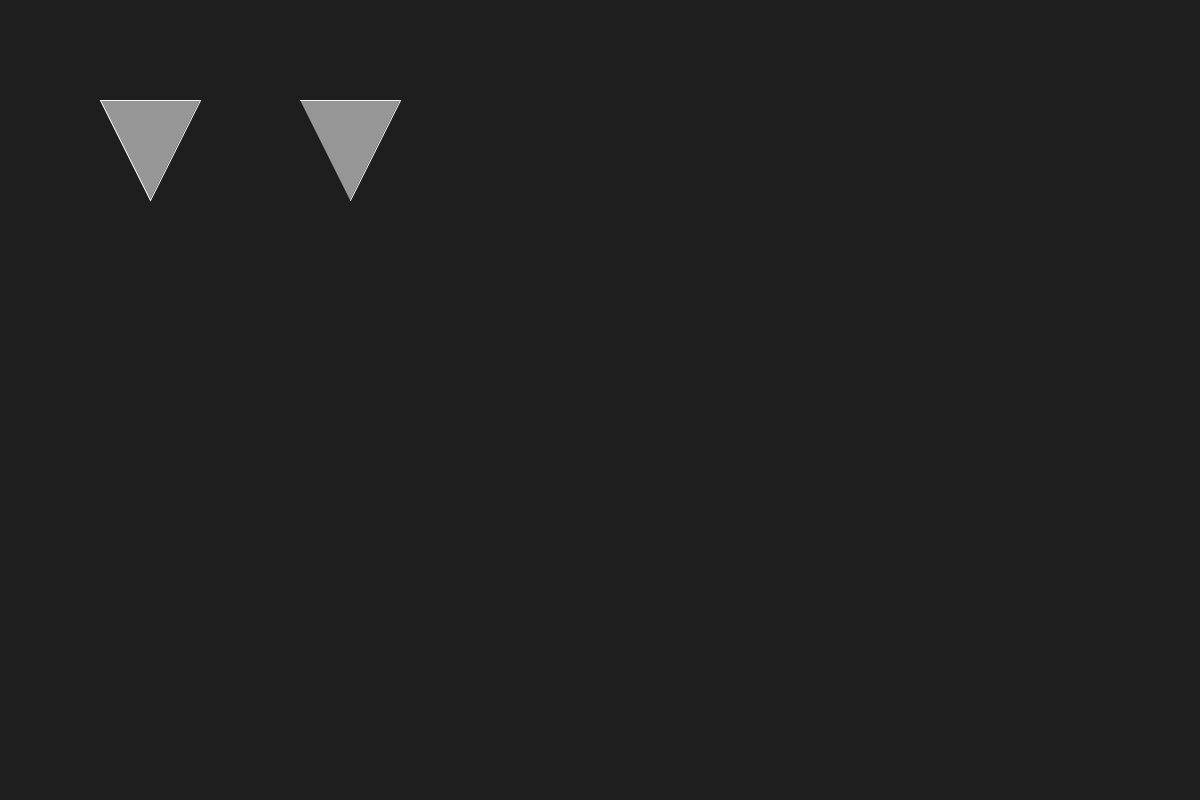
Frame 1 (no input)
Frame 60 (the mouse pressed at the canvas centre just before this capture): identical to frame 1, image omitted
Frame 120 (the mouse held since frame 60 and released just before this capture): identical to frame 1, image omitted

The Processing sketch that drew this single still picture (run headless with seeded random() and noise(); from frame 60 on, the mouse is pressed at the canvas centre):

// Processing sketch: Tutorial06
// ── Tutorial06.pde
int fps = 60;
int frameCounting = 0;

void setup() 
{
    size(1200, 800, JAVA2D);
    background(30);
    frameRate(fps);

    stroke(244);
    fill(150);

    // 封闭图形
    beginShape();
    vertex(100, 100);
    vertex(200, 100);
    vertex(150, 200);
    endShape(CLOSE);

    // 非封闭图形
    beginShape();
    vertex(300, 100);
    vertex(400, 100);
    vertex(350, 200);
    endShape();
}

void draw()
{
    ++frameCounting;
    float timer = (float)frameCounting/(float)fps;
}
